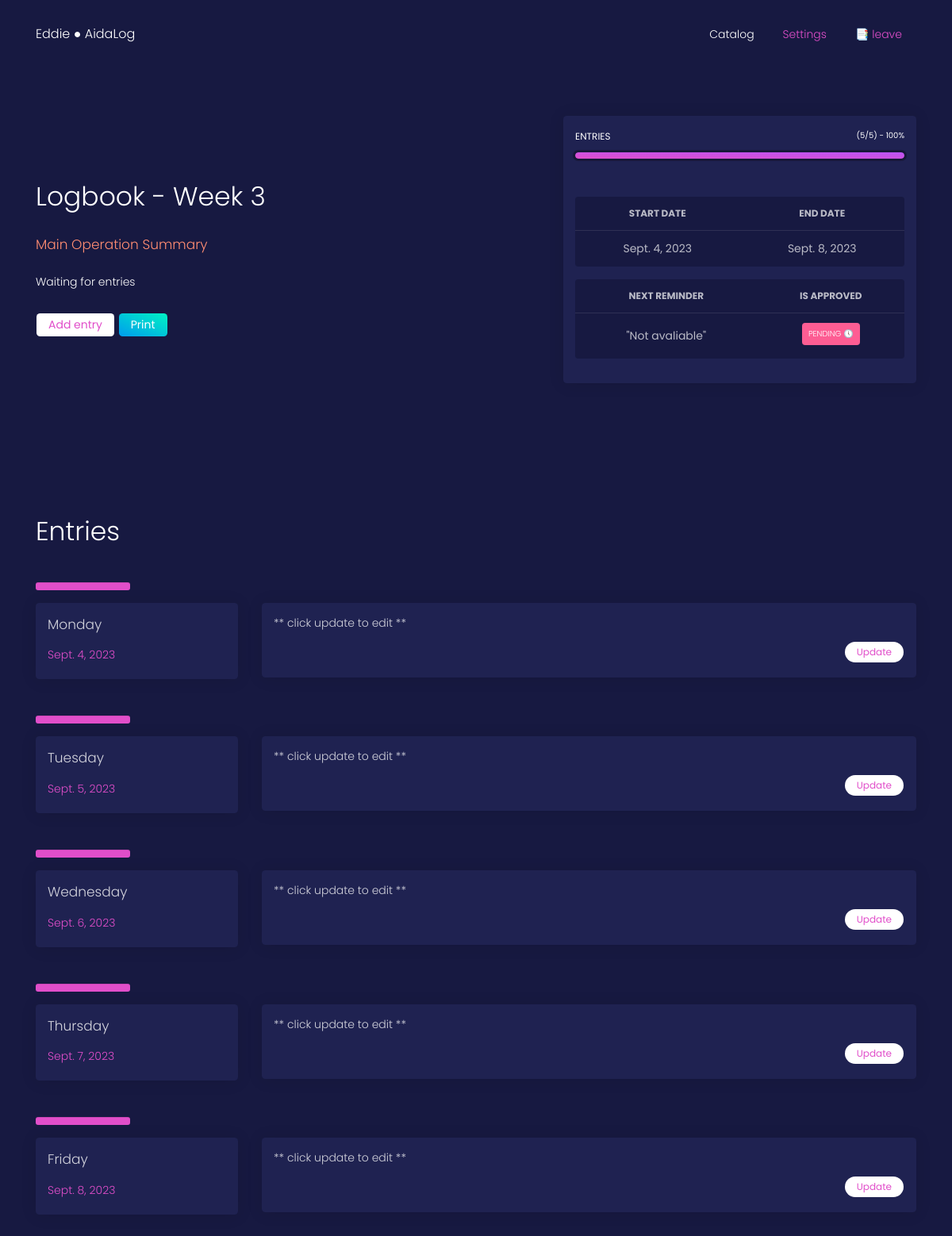
/logbook/catalog/14/ (signed in), run on the app's committed database.
### logbook/models.py (models this page shows, shortened)
class Logbook(models.Model):
    student = models.ForeignKey(Student, related_name='logbooks', on_delete=models.CASCADE)
    week_number = models.IntegerField()
    from_date = models.DateField()
    to_date = models.DateField()
    is_submitted = models.BooleanField(default=False)
    week_activity = models.TextField(blank=True)

class Entry(models.Model):
    logbook = models.ForeignKey(Logbook, related_name='entries', on_delete=models.CASCADE)
    day = models.CharField(max_length=255)
    date = models.DateField()
    activity = models.TextField()
    created_at = models.DateTimeField(auto_now_add=True)
    updated_at = models.DateTimeField(auto_now=True)

### logbook/views.py (the view)
# urls.py: path('catalog/<int:logbook_id>/', logbook_detail_view, name='logbook_detail'),
def logbook_detail_view(request, logbook_id):
    login_pass = is_allowed(request)
    if login_pass is not True:
        return login_pass
    logbook = Logbook.objects.get(id=logbook_id, student=Student.objects.get(user=request.user))
    metadata = {}
    try:
        entries = Entry.objects.filter(logbook=logbook)
        metadata['entries'] = entries
        metadata['entry_count'] = len(entries)
        metadata['percentage'] = int((len(entries) / 5) * 100)
    except Entry.DoesNotExist:
        entries = None
    context = {
        'logbook': logbook,
        'metadata': metadata
    }
    return render(request, 'logbook/logbook_detail.html', context)

### logbook/views.py (called while the page is built)
def is_allowed(request):
    if request.user.is_authenticated:
        return True
    else:
        return redirect("/logbook/logbook_redirect_login")

### templates/logbook/logbook_detail.html (shortened to what this page needs)
{% extends 'logbook/includes/base.html' %}
{% load static %}
{% block main_block %}
    <div class="wrapper">
        <div class="main">
            <div class="section">
                <div class="container">
                    <div class="row justify-content-between align-items-center">
                        <div class="col-lg-5 mb-5 mb-lg-0 ">
                            <h1 class="text-white font-weight-light">Logbook - Week {{logbook.week_number}}</h1>
                            <h4 class="text-warning font-weight-light">Main Operation Summary</h4>
                            <p class="text-white mt-4">{{logbook.week_activity}}</p>
                            <a href="{% url 'logbook_entry' logbook.id %}" class="btn btn-neutral mt-4 btn-sm">Add entry</a>
                            <a href="{% url 'aidalog' logbook.id %}" class="btn btn-success mt-4 btn-sm">Print</a>
                        </div>
                        <div class="col-lg-5 mb-5 mb-lg-0">
                            <div class="card">
                                <div class="card-body">
                                    <div class="progress-container progress-primary">
                                        <span class="progress-badge">Entries</span>
                                        <div class="progress">
                                            <div class="progress-bar progress-bar-warning" role="progressbar"
                                                aria-valuenow="{{ metadata.percentage }}" aria-valuemin="0" aria-valuemax="100"
                                                style="width: {{ metadata.percentage }}%;">
                                                <span class="progress-value">({{ metadata.entry_count }}/5) - {{ metadata.percentage }}%</span>
                                            </div>
                                        </div>
                                    </div>
                                    <div class="table mt-5">
                                        <table class="table tablesorter rounded" id="">
                                            <thead class=" text-primary">
                                                <tr>
                                                    <th class="text-center">
                                                        Start Date
                                                    </th>
                                                    <th class="text-center">
                                                        End Date
                                                    </th>
                                                </tr>
                                            </thead>
                                            <tbody>
                                                <tr>
                                                    <td class="text-center">
                                                        {{logbook.from_date}}
                                                    </td>
                                                    <td class="text-center">
                                                        {{logbook.to_date}}
                                                    </td>
                                                </tr>
                                            </tbody>
                                        </table>
                                    </div>
                                    <div class="table">
                                        <table class="table tablesorter rounded" id="">
                                            <thead class=" text-primary">
                                                <tr>
                                                    <th class="text-center">
                                                        Next Reminder
                                                    </th>
                                                    <th class="text-center">
                                                        Is Approved
                                                    </th>
                                                </tr>
                                            </thead>
                                            <tbody>
                                                <tr>
                                                    <td class="text-center">
                                                        "Not avaliable"
                                                    </td>
                                                    <td class="text-center">
                                                        {% if logbook.is_submitted %}
                                                        <span class="badge badge-success p-2 font-weight-light">approved🎉</span>
                                                        {% else %}
                                                        <span class="badge badge-danger p-2 font-weight-light">pending 🕔</span>
                                                        {% endif %}
                                                    </td>
                                                </tr>
                                            </tbody>
                                        </table>
                                    </div>
                                </div>
                            </div>
                        </div>
                    </div>
                </div>
            </div>
            <div class="section" id="entries">
                <div class="container">
                    <div class="row">
                        <div class="col-12">
                            <h1 class="font-weight-light text-white">
                                <span>Entries</span>
                            </h1>
                        </div>
                    </div>
                    {% if metadata.entry_count == 0 %}
                        <div class="alert alert-success alert-with-icon">
                            <button type="button" aria-hidden="true" class="close" data-dismiss="alert" aria-label="Close">
                            <i class="tim-icons icon-simple-remove"></i>
                            </button>
                            <span data-notify="icon" class="tim-icons icon-bell-55"></span>
                            <span>
                            <b> New Logbook </b> Create weekentries from the button above </span>
                        </div>
                    {% else %}
                        {% for entry in metadata.entries %}
                            <hr class="bg-primary p-1">
                            <div class="row">
                                <div class="col-md-4 col-lg-3">
                                    <div class="card">
                                        <div class="card-body justify-content-center align-items-center">
                                            <h4 class="font-weight-light mb-3">{{entry.day}}</h4>
                                            <p class="font-weight-light display-6 text-primary">{{entry.date}}</p>
                                        </div>
                                    </div>
                                </div>
                                <div class="col-md-8 col-lg-9">
                                    <div class="card">
                                        <div class="card-body">
                                            <p>
                                                {{entry.activity}}
                                            </p>
                                            <a href="{% url 'logbook_entry' logbook.id entry.id %}" class="btn btn-neutral btn-round mt-2 btn-sm float-right" style="font-size: 12px;">Update</a>
                                        </div>
                                    </div>
                                </div>
                            </div>
                            {% endfor %}
                    {% endif %}
                </div>
            </div>
        </div>
    </div>
{% endblock main_block %}

### templates/logbook/includes/base.html (shortened to what this page needs)
{% load static %}
{% include "logbook/includes/header.html" %}
<body>
    {% include "logbook/includes/navbar.html" %}
        {% block main_block %}
        {% endblock main_block %}
</body>
</html>

### templates/logbook/includes/header.html (shortened to what this page needs)
{% load static %}
<!DOCTYPE html>
<html lang="en">
<head>
    <link href="https://use.fontawesome.com/releases/v5.0.6/css/all.css" rel="stylesheet" type="text/css">
    <link href="{% static 'logbook/assets/css/nucleo-icons.css' %}" rel="stylesheet" type="text/css" />
    <link href="{% static 'logbook/assets/css/blk-design-system.css' %}" rel="stylesheet" type="text/css" />
</head>

### templates/logbook/includes/navbar.html (shortened to what this page needs)
<nav class="navbar navbar-expand-lg navbar-transparent">
    <div class="container">
        <div class="navbar-translate">
            <a class="navbar-brand" href="{% url 'logbook_home' %}">{{request.user.username}} ● AidaLog</a>
        </div>
        <div class="collapse navbar-collapse" id="example-navbar-primary">
            <ul class="navbar-nav ml-auto">
                {% if user.is_authenticated %}
                <li class="nav-item active">
                    <a class="nav-link" href="{% url 'logbook_catalog' %}">
                        Catalog
                    </a>
                </li>
                <li class="nav-item">
                    <a class="nav-link text-primary" href="{% url 'logbook_settings' %}">
                        Settings
                    </a>
                </li>
                <li class="nav-item active">
                    <a class="nav-link text-primary" href="{% url 'logbook_logout_redirect' %}">
                        📑 leave
                    </a>
                </li>
                {% else %}
                <li class="nav-item active">
                    <a class="btn text-primary" role="button" href="{% url 'logbook_redirect_login' %}">log in</a>
                </li>
                {% endif %}
            </ul>
        </div>
    </div>
</nav>

### templates/logbook/includes/scripts.html (shortened to what this page needs)
{% load static %}

### data on the page
Logbook: week_number "3", week_activity "Waiting for entries", from_date "Sept. 4, 2023", to_date "Sept. 8, 2023"
Entry: day "Monday", date "Sept. 4, 2023", activity "** click update to edit **"
Entry: day "Tuesday", date "Sept. 5, 2023", activity "** click update to edit **"
Entry: day "Wednesday", date "Sept. 6, 2023", activity "** click update to edit **"
Entry: day "Thursday", date "Sept. 7, 2023", activity "** click update to edit **"
Entry: day "Friday", date "Sept. 8, 2023", activity "** click update to edit **"

### other printed values
{{ request.user.username }} "Eddie"
{{ metadata.entry_count }} "5"
{{ metadata.percentage }} "100"
